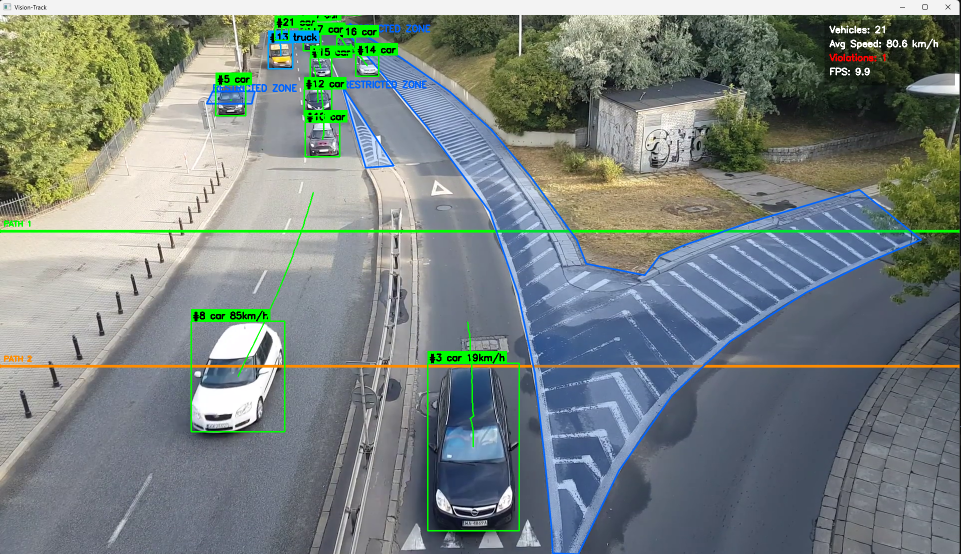
#> input picture vision.png, 1922 x 1108 px (shown at 1/2 size)
$ python -i calibration.py   (imports and definitions only)
#> lines starting #> are read from the running program, lines starting #| are printed output that depends on the picture; after the words box and inside, x2 and y2 are one past the last pixel; in counts of white or black regions, pixels touching at a corner belong together
from __future__ import annotations

import logging
import sys

import cv2
import numpy as np

logger = logging.getLogger(__name__)


def _enable_dpi_awareness() -> None:
    """Fix mouse coordinate mismatch on Windows with display scaling."""
    if sys.platform == "win32":
        try:
            import ctypes

            ctypes.windll.shcore.SetProcessDpiAwareness(2)  # per-monitor DPI aware
        except Exception:
            pass


def _fit_display(
    frame: np.ndarray, max_w: int = 1920, max_h: int = 1080
) -> tuple[np.ndarray, float]:
    """Resize frame to fit display, return (resized_frame, scale_factor).

    Defaults to 1920×1080 so that a standard 1080p source uses scale=1.0,
    meaning mouse coordinates map 1-to-1 onto the original frame pixels.
    """
    h, w = frame.shape[:2]
    if w <= max_w and h <= max_h:
        return frame.copy(), 1.0
    scale = min(max_w / w, max_h / h)
    new_w, new_h = int(w * scale), int(h * scale)
    resized = cv2.resize(frame, (new_w, new_h), interpolation=cv2.INTER_AREA)
    return resized, scale


class PathCalibrator:
    """Interactive calibration for perspective views.

    Left-click: add points to path 1 (green)
    Right-click: add points to path 2 (orange)
    'c': close/finish current paths
    'r': reset everything
    'q': skip calibration, use defaults
    """

    # [9 lines left out: function __init__, not called in this run]

    def _to_orig(self, x: int, y: int) -> tuple[int, int]:
        return int(x / self._scale), int(y / self._scale)

    def _to_disp(self, pt: tuple[int, int]) -> tuple[int, int]:
        return int(pt[0] * self._scale), int(pt[1] * self._scale)

    # [158 lines left out: functions _mouse_cb, _redraw, _draw_instructions, calibrate, not called in this run]


ROI_COLORS = [
    (255, 100, 0),  # blue-orange
    (0, 100, 255),  # red-orange
    (100, 255, 0),  # green-ish
    (255, 0, 200),  # pink
    (0, 255, 200),  # cyan
]


class ROICalibrator:
    """Interactive multi-ROI calibrator.

    Left-click: add polygon points
    Right-click: finish current ROI (min 3 points)
    'n': start new ROI
    'r': reset current ROI
    'c': confirm all ROIs and exit
    'q': skip (no ROIs)
    """

    def __init__(self) -> None:
        self._current_points: list[tuple[int, int]] = []
        self._completed: list[list[tuple[int, int]]] = []
        self._frame: np.ndarray | None = None
        self._display: np.ndarray | None = None
        self._scale: float = 1.0
        self._current_done = False
        self._max_w: int = 1920
        self._max_h: int = 1080

    def _to_orig(self, x: int, y: int) -> tuple[int, int]:
        return int(x / self._scale), int(y / self._scale)

    def _to_disp(self, pt: tuple[int, int]) -> tuple[int, int]:
        return int(pt[0] * self._scale), int(pt[1] * self._scale)

    def _color(self, index: int) -> tuple[int, int, int]:
        return ROI_COLORS[index % len(ROI_COLORS)]

    # [27 lines left out: functions _mouse_cb, _redraw, not called in this run]

    def _draw_instructions(self, img: np.ndarray) -> None:
        h, w = img.shape[:2]
        scale = max(w / 1920, 0.5)
        pad = int(12 * scale)
        font_title = 0.7 * scale
        font_body = 0.5 * scale
        thick_title = max(1, int(2 * scale))
        thick_body = max(1, int(1 * scale))
        line_h = int(24 * scale)
        panel_w = int(620 * scale)
        panel_h = int(120 * scale)

        overlay = img.copy()
        cv2.rectangle(overlay, (0, 0), (panel_w, panel_h), (0, 0, 0), -1)
        cv2.addWeighted(overlay, 0.7, img, 0.3, 0, img)

        count = len(self._completed)
        title = (
            f"ROI SETUP - {count} zone(s) defined"
            if count
            else "ROI SETUP (Restricted Zones)"
        )
        y0 = pad + line_h
        cv2.putText(
            img,
            title,
            (pad, y0),
            cv2.FONT_HERSHEY_SIMPLEX,
            font_title,
            (0, 255, 255),
            thick_title,
        )
        cv2.putText(
            img,
            "Left-click: add points  |  Right-click: finish polygon",
            (pad, y0 + line_h),
            cv2.FONT_HERSHEY_SIMPLEX,
            font_body,
            (255, 100, 0),
            thick_body,
        )
        cv2.putText(
            img,
            "'n' = new ROI  |  'r' = reset current  |  'c' = confirm all",
            (pad, y0 + line_h * 2),
            cv2.FONT_HERSHEY_SIMPLEX,
            font_body,
            (200, 200, 200),
            thick_body,
        )
        cv2.putText(
            img,
            "'q' = skip (no ROI)",
            (pad, y0 + line_h * 3),
            cv2.FONT_HERSHEY_SIMPLEX,
            font_body,
            (150, 150, 150),
            thick_body,
        )

    # [29 lines left out: function _draw_polygon, not called in this run]

    def calibrate(
        self, frame: np.ndarray, max_w: int = 1920, max_h: int = 1080
    ) -> list[list[list[int]]] | None:
        """Returns list of polygons: [[[x,y], [x,y], ...], [...], ...]"""
        _enable_dpi_awareness()
        self._max_w = max_w
        self._max_h = max_h
        self._frame = frame.copy()
        self._display, self._scale = _fit_display(frame, self._max_w, self._max_h)
        self._current_points.clear()
        self._completed.clear()
        self._current_done = False

        win = "Vision-Track | ROI Calibration"
        cv2.namedWindow(win, cv2.WINDOW_NORMAL)
        dh, dw = self._display.shape[:2]
        cv2.resizeWindow(win, dw, dh)
        cv2.setMouseCallback(win, self._mouse_cb)
        self._draw_instructions(self._display)

        while True:
            cv2.imshow(win, self._display)
            key = cv2.waitKey(30) & 0xFF

            if self._current_done:
                # Current ROI finished - save it
                self._completed.append(list(self._current_points))
                self._current_points.clear()
                self._current_done = False
                self._redraw()

            if key == ord("n"):
                # Start new ROI (save current if valid)
                if len(self._current_points) >= 3:
                    self._completed.append(list(self._current_points))
                self._current_points.clear()
                self._current_done = False
                self._redraw()

            elif key == ord("r"):
                self._current_points.clear()
                self._current_done = False
                self._redraw()

            elif key == ord("c"):
                if len(self._current_points) >= 3:
                    self._completed.append(list(self._current_points))
                if self._completed:
                    break
                # Flash warning
                h = self._display.shape[0]
                cv2.putText(
                    self._display,
                    "Draw at least one ROI (3+ points)!",
                    (10, h - 20),
                    cv2.FONT_HERSHEY_SIMPLEX,
                    0.7,
                    (0, 0, 255),
                    2,
                )

            elif key == ord("q"):
                cv2.destroyWindow(win)
                return None

        cv2.destroyWindow(win)
        result = [[[p[0], p[1]] for p in poly] for poly in self._completed]
        logger.info(f"ROI calibration: {len(result)} zone(s)")
        return result

>>> import cv2
>>> picture = cv2.imread('../vision.png')
#> picture is the input picture: shape (1108, 1922, 3); mean B, G, R 128.2, 132.1, 121.7
>>> result = ROICalibrator().calibrate(picture)
#> in _fit_display, `resized = cv2.resize(frame, (new_w, new_h), interpolation=cv2.INTER_AR..`:
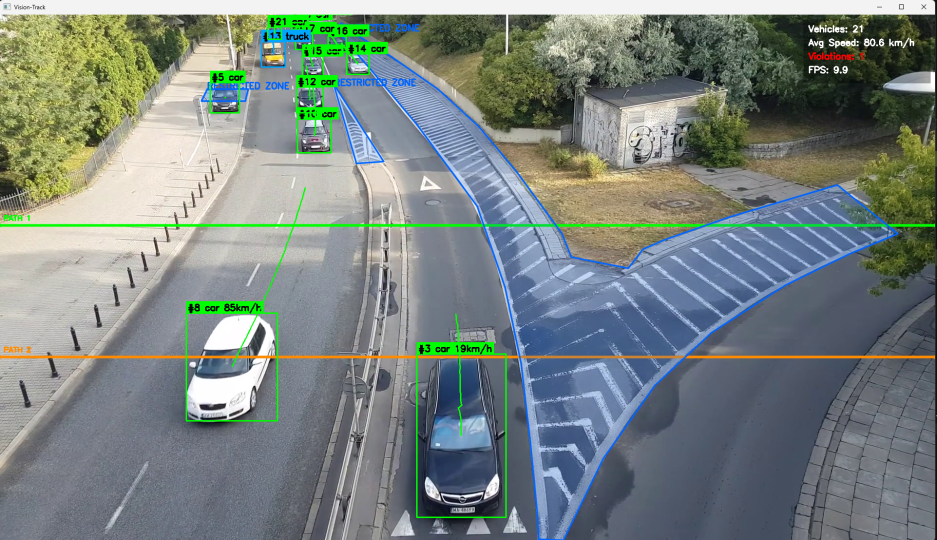
#> resized: shape (1080, 1873, 3) (shown at 1/2 size); mean B, G, R 128.2, 132.1, 121.7
#> in calibrate, `self._display, self._scale = _fit_display(frame, self._max_w, self._ma..`: self._scale = 0.975
#> in _draw_instructions, `cv2.rectangle(overlay, (0, 0), (panel_w, panel_h), (0, 0, 0), -1)`:
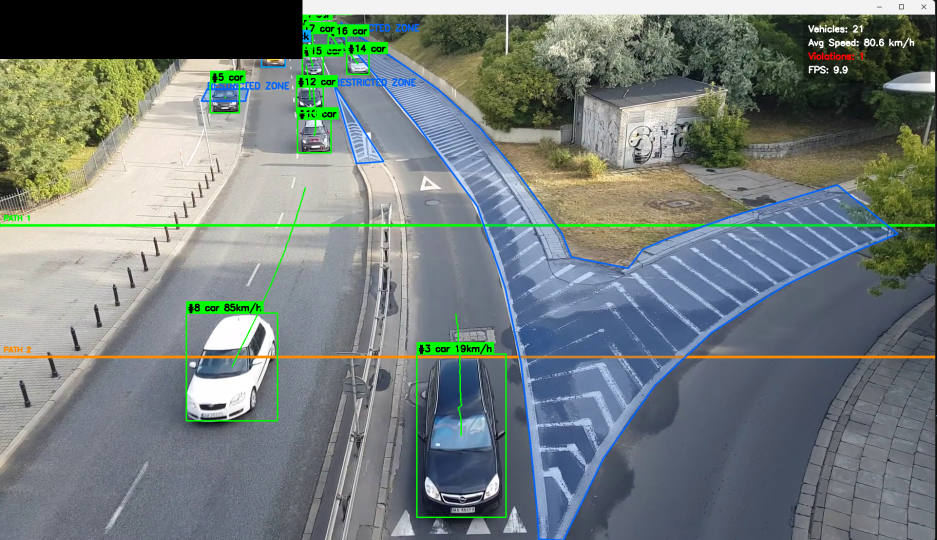
#> overlay: shape (1080, 1873, 3) (shown at 1/2 size); 3.51% of pixels changed, all inside (x1, y1, x2, y2) = (0, 0, 605, 118)
#> in _draw_instructions, `cv2.addWeighted(overlay, 0.7, img, 0.3, 0, img)`:
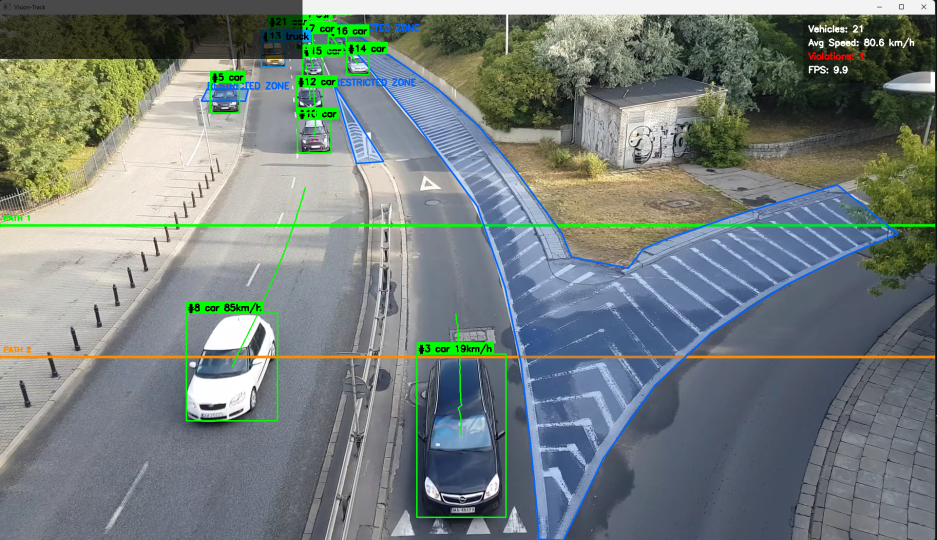
#> img: shape (1080, 1873, 3) (shown at 1/2 size); mean B, G, R 125, 127.9, 117.7
#> in _draw_instructions, `cv2.putText( img, title, (pad, y0), cv2.FONT_HERSHEY_SIMPLEX, font_tit..`: img: shape (1080, 1873, 3); 0.04% of pixels changed, all inside (x1, y1, x2, y2) = (14, 17, 333, 40)
#> in _draw_instructions, `cv2.putText( img, "Left-click: add points  |  Right-click: finish poly..`:
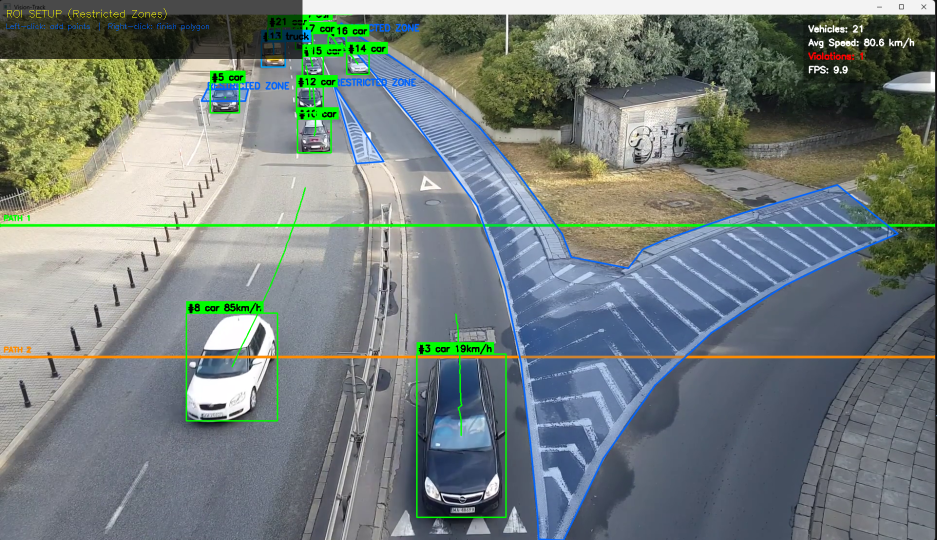
#> img: shape (1080, 1873, 3) (shown at 1/2 size); mean B, G, R 125, 128, 117.8
#> in _draw_instructions, `cv2.putText( img, "'n' = new ROI  |  'r' = reset current  |  'c' = con..`: img: shape (1080, 1873, 3); 0.03% of pixels changed, all inside (x1, y1, x2, y2) = (13, 68, 458, 84)
#> in _draw_instructions, `cv2.putText( img, "'q' = skip (no ROI)", (pad, y0 + line_h * 3), cv2.F..`: img: shape (1080, 1873, 3); mean B, G, R 125.1, 128, 117.9
#> (key q is pressed here)
